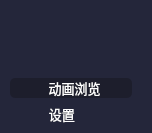
           <widget class="QFrame" name="frame_choice">
            <property name="minimumSize">
             <size>
              <width>152</width>
              <height>0</height>
             </size>
            </property>
            <property name="styleSheet">
             <string notr="true">QFrame{
	background-color: rgb(36, 38, 58);
	border-bottom-left-radius:15px;
}</string>
            </property>
            <property name="frameShape">
             <enum>QFrame::StyledPanel</enum>
            </property>
            <property name="frameShadow">
             <enum>QFrame::Raised</enum>
            </property>
            <widget class="QWidget" name="">
             <property name="geometry">
              <rect>
               <x>10</x>
               <y>10</y>
               <width>122</width>
               <height>114</height>
              </rect>
             </property>
             <layout class="QVBoxLayout" name="verticalLayout_4">
              <item>
               <widget class="QFrame" name="frame_5">
                <property name="frameShape">
                 <enum>QFrame::StyledPanel</enum>
                </property>
                <property name="frameShadow">
                 <enum>QFrame::Raised</enum>
                </property>
                <layout class="QHBoxLayout" name="horizontalLayout_2">
                 <item>
                  <widget class="QPushButton" name="pushButton_min">
                   <property name="minimumSize">
                    <size>
                     <width>0</width>
                     <height>30</height>
                    </size>
                   </property>
                   <property name="maximumSize">
                    <size>
                     <width>16777215</width>
                     <height>500</height>
                    </size>
                   </property>
                   <property name="styleSheet">
                    <string notr="true">QPushButton{
border:none;
}
QPushButton:hover
{
padding-bottom:5px;
}</string>
                   </property>
                   <property name="text">
                    <string/>
                   </property>
                   <property name="icon">
                    <iconset resource="../res1/res.qrc">
                     <normaloff>:/图标/最小化2-02.png</normaloff>:/图标/最小化2-02.png</iconset>
                   </property>
                   <property name="iconSize">
                    <size>
                     <width>24</width>
                     <height>24</height>
                    </size>
                   </property>
                  </widget>
                 </item>
                 <item>
                  <widget class="QPushButton" name="pushButton_max">
                   <property name="minimumSize">
                    <size>
                     <width>0</width>
                     <height>30</height>
                    </size>
                   </property>
                   <property name="styleSheet">
                    <string notr="true">QPushButton{
border:none;
}
QPushButton:hover
{
padding-bottom:5px;
}</string>
                   </property>
                   <property name="text">
                    <string/>
                   </property>
                   <property name="icon">
                    <iconset resource="../res1/res.qrc">
                     <normaloff>:/图标/24.全屏_最大化.png</normaloff>:/图标/24.全屏_最大化.png</iconset>
                   </property>
                   <property name="iconSize">
                    <size>
                     <width>23</width>
                     <height>23</height>
                    </size>
                   </property>
                  </widget>
                 </item>
                 <item>
                  <widget class="QPushButton" name="pushButton_close">
                   <property name="minimumSize">
                    <size>
                     <width>0</width>
                     <height>30</height>
                    </size>
                   </property>
                   <property name="styleSheet">
                    <string notr="true">QPushButton{
border:none;
}
QPushButton:hover
{
padding-bottom:5px;
}</string>
                   </property>
                   <property name="text">
                    <string/>
                   </property>
                   <property name="icon">
                    <iconset resource="../res1/res.qrc">
                     <normaloff>:/图标/关闭.png</normaloff>:/图标/关闭.png</iconset>
                   </property>
                   <property name="iconSize">
                    <size>
                     <width>25</width>
                     <height>25</height>
                    </size>
                   </property>
                  </widget>
                 </item>
                </layout>
               </widget>
              </item>
              <item>
               <widget class="QPushButton" name="pushButton_view">
                <property name="font">
                 <font>
                  <family>Microsoft YaHei UI</family>
                  <pointsize>10</pointsize>
                 </font>
                </property>
                <property name="styleSheet">
                 <string notr="true">QPushButton{
	background-color: rgba(0, 0, 0, 0);
	color:rgb(255,255,255);
	border-radius:5px;
	border:none;
}
QPushButton:hover {
	background-color: rgb(29,30,44);
padding-bottom:5px;
}
QPushButton:checked{
    background-color: rgb(29,30,44);
}</string>
                </property>
                <property name="text">
                 <string>  动画浏览</string>
                </property>
                <property name="icon">
                 <iconset resource="../res1/res.qrc">
                  <normaloff>:/图标/显示.png</normaloff>:/图标/显示.png</iconset>
                </property>
                <property name="iconSize">
                 <size>
                  <width>22</width>
                  <height>22</height>
                 </size>
                </property>
                <property name="checkable">
                 <bool>true</bool>
                </property>
                <property name="checked">
                 <bool>true</bool>
                </property>
                <property name="autoExclusive">
                 <bool>true</bool>
                </property>
               </widget>
              </item>
              <item>
               <widget class="QPushButton" name="pushButton_settings">
                <property name="font">
                 <font>
                  <family>Microsoft YaHei UI</family>
                  <pointsize>10</pointsize>
                 </font>
                </property>
                <property name="styleSheet">
                 <string notr="true">QPushButton{
	background-color: rgba(0, 0, 0, 0);
	color:rgb(255,255,255);
	border-radius:5px;
	border:none;
}
QPushButton:hover {
	background-color: rgb(29,30,44);
padding-bottom:5px;
}
QPushButton:checked{
    background-color: rgb(29,30,44);
}</string>
                </property>
                <property name="text">
                 <string>  设置       </string>
                </property>
                <property name="icon">
                 <iconset resource="../res1/res.qrc">
                  <normaloff>:/图标/设置2.png</normaloff>:/图标/设置2.png</iconset>
                </property>
                <property name="iconSize">
                 <size>
                  <width>22</width>
                  <height>22</height>
                 </size>
                </property>
                <property name="checkable">
                 <bool>true</bool>
                </property>
                <property name="checked">
                 <bool>false</bool>
                </property>
                <property name="autoExclusive">
                 <bool>true</bool>
                </property>
               </widget>
              </item>
             </layout>
            </widget>
           </widget>
